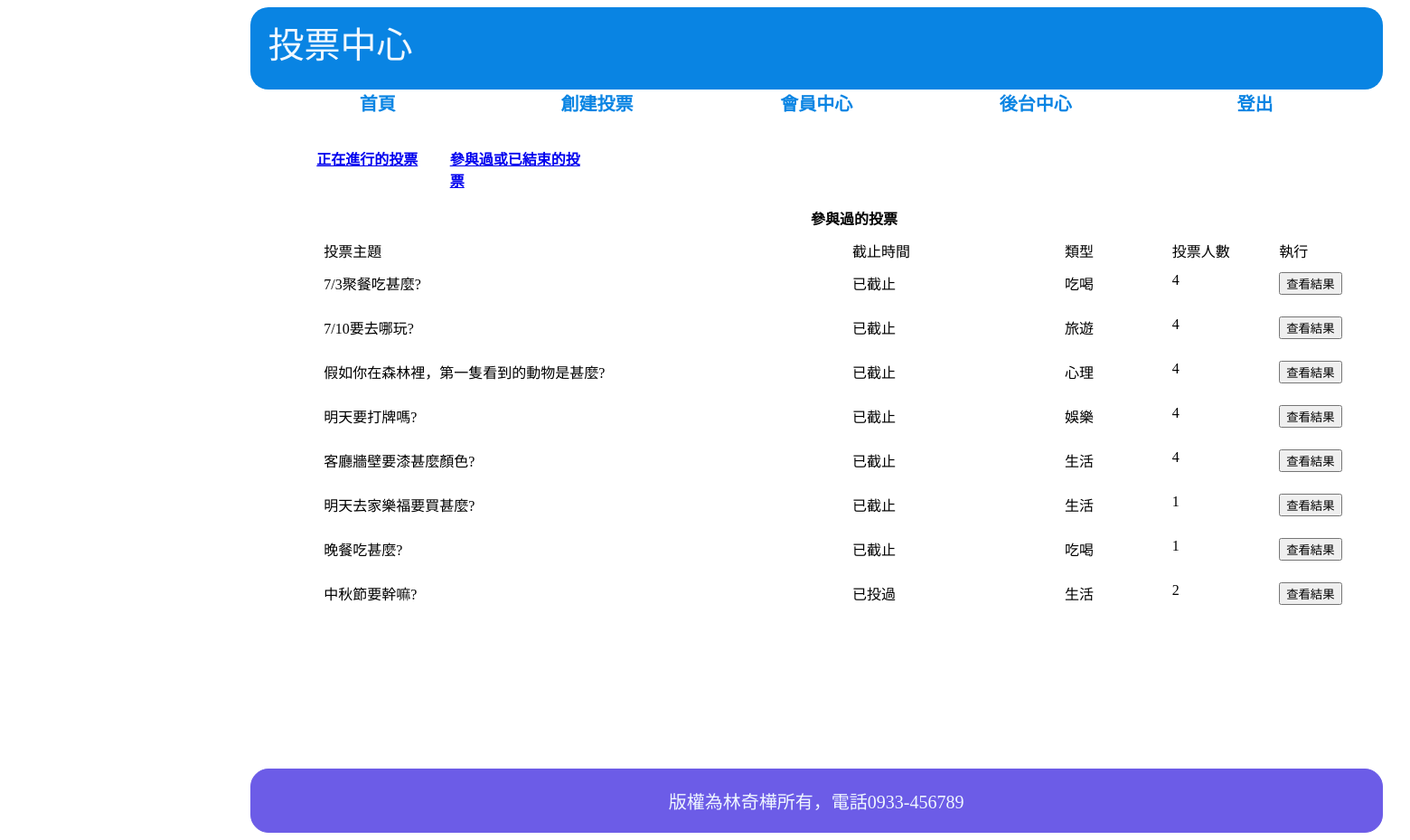
Screenshot of /front/vote_center.php?table=2 (signed in) with the database file from the repository.
### tables this page shows
CREATE TABLE `subjects` (
  `id` int(11) UNSIGNED NOT NULL,
  `subject` varchar(128) NOT NULL COMMENT '主題描述',
  `type_id` int(11) NOT NULL,
  `multiple` tinyint(1) NOT NULL DEFAULT 0 COMMENT '單/複選',
  `mulit_limit` tinyint(2) NOT NULL DEFAULT 1 COMMENT '單/複選項目數',
  `start` datetime NOT NULL,
  `end` datetime NOT NULL,
  `total` int(11) UNSIGNED NOT NULL DEFAULT 0
);

CREATE TABLE `type` (
  `id` int(11) UNSIGNED NOT NULL,
  `name` varchar(128) NOT NULL
);

### function.php (called while the page is built, shortened)
<?php
function pdo()
{
    $dsn = "mysql:host=localhost;charset=utf8;dbname=vote";
    return  new PDO($dsn, 'root', '');
}
function all($table, ...$arg)
{
    $pdo = pdo();
    $sql = "SELECT * FROM $table ";
    switch (count($arg)) {
        case 1:
            if (is_array($arg[0]) && !empty($arg[0])) {
                foreach ($arg[0] as $key => $value) {
                    $tmp[] = "`$key`='$value'";
                }
                $sql .= " WHERE " . implode("", $tmp);
            } else if (empty($arg[0])) {
            } else {
                $sql .= $arg[0];
            }
            break;
    }
    return $pdo->query($sql)->fetchAll(PDO::FETCH_ASSOC);
}
function c($table, $arg)
{
    $pdo = pdo();
    $sql = "SELECT COUNT(*) FROM `$table` WHERE ";
    if (is_array($arg)) {
        foreach ($arg as $key => $value) {
            $tmp[] = "`$key`='$value'";
        }
        $sql .= implode("AND", $tmp);
    } else {
        $sql .= "$arg";
    }
    return  $pdo->query($sql)->fetchColumn();
}

### front/vote_center.php (the view, shortened to what this page needs)
<link rel="stylesheet" href="../css/body.css">
</head>
<body>
    <div id="header">
        <div>投票中心</div>
        <nav>
            <a href="../index.php">首頁</a>
            <a href="./creatvote.php">創建投票</a>
            <?php
            if (isset($_SESSION)) {
                if ($_SESSION['id'] <= 3) {
                    echo "<a href='./member_center.php'>會員中心</a>";
                    echo "<a href='../back/back.php'>後台中心</a>";
                } else {
                    echo   "<a href='./vote_center.php'>投票中心</a>";
                }
            }
            if (isset($_SESSION['user'])) {
            ?>
                <a href="../login/logout.php">登出</a>
            <?php
            } else {
            ?>
                <a href="./login.php">登入</a>
            <?php
            }
            ?>
        </nav>
    </div>
    <div id="content">
        <a href="./vote_center.php?table=1" id="voting_btn">正在進行的投票</a>
        <a href="./vote_center.php?table=2" id="voted_btn">參與過或已結束的投票</a>
        <?php
        if (isset($_GET['table']) && $_GET['table'] != "") {
            include "../function.php";
            $subjects = all('subjects');
            switch ($_GET['table']) {
                case '2':
                    echo "<table id='voted'>";
                    echo "<tr>";
                    echo "<th colspan='5'>參與過的投票</th>";
                    echo "</tr>";
                    echo "<tr>";
                    echo "<td class='sub'>投票主題</td>";
                    echo "<td class='end'>截止時間</td>";
                    echo "<td class='typ'>類型</td>";
                    echo "<td class='tal'>投票人數</td>";
                    echo "<td class='do'>執行</td>";
                    echo "</tr>";
                    $a=1;
                    foreach ($subjects as $key => $subject) {
                        $find_log = [
                            'user_id' => $_SESSION['id'],
                            'subject_id' => $subject['id']
                        ];
                        $log = c('log', $find_log);
                        $type = all('type');
                                if ($log > 0 || strtotime($subject['end']) < strtotime(date("Y-m-d H:i:s"))) {
                                    echo "<tr id='vote_end$a'>";
                                    echo "<td id='sub' class='sub'>{$subject['subject']}</td>";
                                    if (strtotime($subject['end']) < strtotime(date("Y-m-d H:i:s"))) {
                                        echo "<td class='end'>已截止</td>";
                                    } else {
                                        echo "<td class='end'>已投過</td>";
                                    }
                                    foreach ($type as $key => $typ) {
                                        if ($typ['id'] == $subject['type_id']) {
                                            echo "<td class='typ'>{$typ['name']}</td>";
                                        }
                                    }
                                    echo "<td id='count' class='tal'>{$subject['total']}</td>";
                                    echo "<td class='do'><button type='button' id='open_result$a'>查看結果</button></td>";
                                    echo "</tr>";
                                    echo "<tr><th colspan='5'>";
                                    echo "</th></tr>";
                                    $a+=1;
                                }
                            }
                    echo " </table>";
                    break;
            }
        }
        ?>
    </div>
    <?php
   include "../back/footer.php";
   ?>
</body>
</html>

### css/body.css (style rules this page uses)
body { display: grid; width: 1880px; height: 913px; grid-template-columns: repeat(21,calc(100% / 21 )); grid-template-rows: repeat(15,1fr); }
#header { display: grid; grid-template-columns: repeat(3,1fr); grid-template-rows: repeat(2,1fr) 0.5fr; grid-column: 4/18; grid-row: 1/3; }
#header>div { width: calc(100% - 40px); height: calc(100% - 20px); background-color: #0984e3; color: aliceblue; border-radius:20px; font-size: 40px; padding:10px 20px; grid-column: 1/4; grid-row: 1/3; }
#header>nav { padding:0 20px; text-align: center; display: grid; grid-template-columns: repeat(5,1fr); grid-column: 1/4; grid-row: 3/4; }
#header>nav>a { grid-column: 1 1 1 1 1; background-color: white; color: #0984e3; border-radius:0 0 50px 50px ; text-decoration:none; font-size: 20px; font-weight: bold; }
#content { display: grid; width: 100%; grid-template-columns: repeat(17,calc(100% / 17)); grid-template-rows: repeat(20,1fr); grid-column: 4/18; grid-row: 3/15; }

### front/vote_center.php (style rules this page uses)
#voting_btn { grid-column: 2/4; grid-row: 2/3; font-weight: bold; margin-bottom: 10px; }
#voted_btn { grid-column: 4/6; grid-row: 2/3; font-weight: bold; margin-bottom: 10px; }
#voted { grid-column: 2/20; grid-row: 3/16; }
table { width: 100%; }
table th { width: 100%; justify-content: center; }
table tr { display: flex; padding: 5px; width: 100%; }
table tr .sub { width: 50%; }
table tr .end { width: 20%; }
table tr .typ { width: 10%; }
table tr .tal { width: 10%; }
table tr .do { width: 10%; }

### rows the page displays
subjects: subject "7/3聚餐吃甚麼?", shows "已截止", total "4"
type: name "吃喝"
subjects: subject "7/10要去哪玩?", shows "已截止", total "4"
type: name "旅遊"
subjects: subject "假如你在森林裡，第一隻看到的動物是甚麼?", shows "已截止", total "4"
type: name "心理"
subjects: subject "明天要打牌嗎?", shows "已截止", total "4"
type: name "娛樂"
subjects: subject "客廳牆壁要漆甚麼顏色?", shows "已截止", total "4"
type: name "生活"
subjects: subject "明天去家樂福要買甚麼?", shows "已截止", total "1"
subjects: subject "晚餐吃甚麼?", shows "已截止", total "1"
subjects: subject "中秋節要幹嘛?", shows "已投過", total "2"
